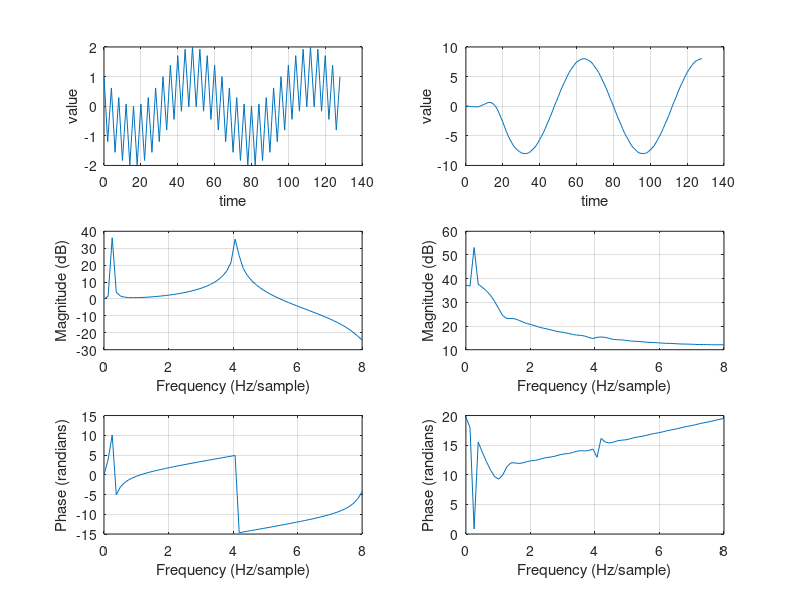

This figure's MATLAB source: (Note: this script raises an error after producing the figure.)
% lab3 procedure file

format long
d1 = mod(111521035,10);     % student id : 111521035
p = mod (d1, 3);     % p = 5%3 = 2
switch (p)
    case 0
        a = 12;
        b = 12;
    case 1
        a = 11;
        b = 13;
    case 2
        a = 13;
        b = 11;
end
    
upper_bound3 = 2^a;
upper_bound4 = 2^b;

Alpha = 0.5; %alpha
T = 1;       % sampling cycle
Ts = T/8;    % sampling frequence


%% procedure 1
format long

hp_array = zeros(1,33);  % to save the result of function.
for n = -16:16
    t = n * (1/8);
    hp_array(1,n+17) = 1/sqrt(T)*((1-Alpha)*sinc((1-Alpha)*t/T) + ...
                            Alpha*(sinc(Alpha*t/T+1/4)*cos(pi*t/T + pi/4) + ...
                                    sinc(Alpha*t/T-1/4)*cos(pi*t/T-pi/4)));
end

ff_hp_array = fft(hp_array);    %convert function to frequency domain
mag = 20*log10(abs(ff_hp_array)); % caculate magnitude of function
phase = angle(ff_hp_array)*2*pi; % caculate phase of function

faxis = 4*linspace(0,1,17); %   fs/sample

% plot1 'time domain'
subplot(311),plot((-16:16), hp_array)
xlabel('time');
ylabel('value');
grid on;

% plot2 'magnitude of frequency domain'
subplot(312),plot(faxis, mag(1:17));
% subplot(312),plot(faxis, mag);
xlabel('Frequency (Hz/sample)'), ylabel('Magnitude (dB)');
grid on;

% plot3 'phase of frequency domain'
subplot(313),plot(faxis, phase(1:17));
% subplot(313),plot(faxis, phase);
xlabel('Frequency (Hz/sample)'), ylabel('Phase (deg)');
grid on;


%% Procdure 2
format long

x_array = zeros(1,129); % array to save the input values
for n = 0:128
    x_array(1,n+1) = sin(-2*pi*n/64)+cos(2*pi*n/4);
end

y_array = zeros(1,129); % array to save the output values
for n = 1:129
    for m = 1:n
        if m>33  % The 'hp_array' length is 33, so 'm' cannot more than 33.
              break 
        end
        y_array(1,n) = y_array(1,n) + x_array(1,n-m+1)* hp_array(1,m);
    end
end

ttf_x_func = fft(x_array); % Fourier Transform of x_func
ttf_y_func = fft(y_array); % Fourier Transform of y_func
mag_x = 20*log10(abs(ttf_x_func)); % caculate magnitude of ttf_x_func
mag_y = 20*log10(abs(ttf_y_func)); % caculate magnitude of ttf_y_func
phase_x = angle(ttf_x_func)*2*pi; % caculate phase of ttf_x_func
phase_y = angle(ttf_y_func)*2*pi; % caculate phase of ttf_y_func
faxis_p2 = 8*linspace(0,1,64);

% plot1 'time domain'
subplot(321),plot((0:128), x_array)
xlabel('time');
ylabel('value');
grid on;

subplot(322),plot((0:128), y_array)
xlabel('time');
ylabel('value');
grid on;

% plot2 'magnitude of frequency domain'
subplot(323),plot(faxis_p2, mag_x(1:64));
xlabel('Frequency (Hz/sample)'), ylabel('Magnitude (dB)');
grid on;

subplot(324),plot(faxis_p2, mag_y(1:64));
xlabel('Frequency (Hz/sample)'), ylabel('Magnitude (dB)');
grid on;

% plot3 'phase of frequency domain'
subplot(325),plot(faxis_p2, phase_x(1:64));
xlabel('Frequency (Hz/sample)'), ylabel('Phase (randians)');
grid on;

subplot(326),plot(faxis_p2, phase_y(1:64));
xlabel('Frequency (Hz/sample)'), ylabel('Phase (randians)');
grid on;


%% procedure 3
format long

x_transction = zeros(1,129);
h_transction = zeros(1,33);

fraction_length = 14;

for i = 1:129
    x_transction(1,i) = truncation(x_array(1,i),fraction_length);
end

for i = 1:33
    h_transction(1,i) = truncation(hp_array(1,i), fraction_length);
end
